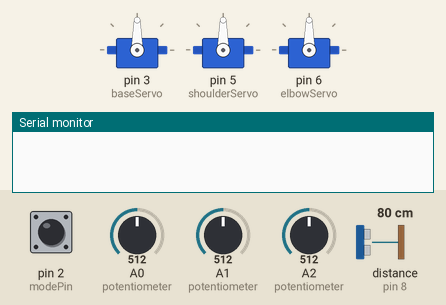
Recording of a sketch running on a simulated Arduino Uno, built with avr-gcc and run on an emulated ATmega328P. Parts: 3 × servo, the last lines printed to the serial monitor. Inputs (shaded band) come from the test bench; at power-on: pin 2 (modePin) LOW, A0 (potentiometer) = 512, A1 (potentiometer) = 512, A2 (potentiometer) = 512, distance to the obstacle (sensor on pin 8) 80 cm. The echo pulse lasts 58.3 µs per cm.

Above: at 1.2 s.
1.3 s: pin 2 (modePin) pulled HIGH for 1 s
3.8 s: A0 (potentiometer) set to 716
At 4.6 s:
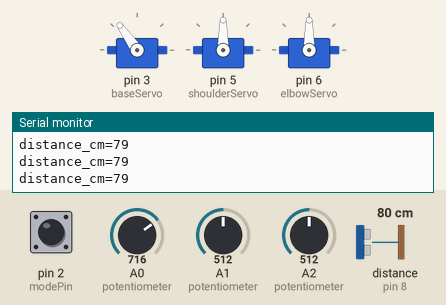
5.3 s: A1 (potentiometer) set to 716
At 6.5 s:
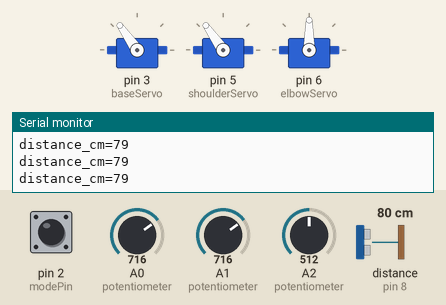
6.8 s: A2 (potentiometer) set to 716
At 8.0 s:
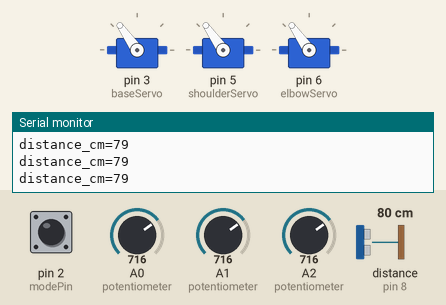
8.3 s: pin 2 (modePin) pulled HIGH for 0.15 s
9.9 s: A0 (potentiometer) set to 992
At 11.2 s:
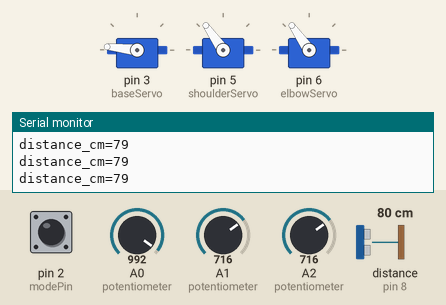
Timing chart, 0 to 12.4 s (numbered marks = the images above; inputs shaded):
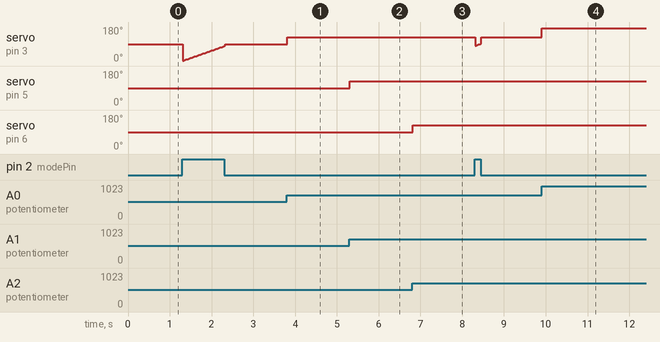

The sketch:

sketch.ino
```cpp
// AEP capstone: three-joint robotic arm with manual and autonomous modes.
#include <Servo.h> // Include Arduino's built-in Servo library.
Servo baseServo; // Servo for the rotating base.
Servo shoulderServo; // Servo for the shoulder joint.
Servo elbowServo; // Servo for the elbow joint.
const byte trigPin = 7; // Four-pin HC-SR04 trigger pin.
const byte echoPin = 8; // Four-pin HC-SR04 echo pin.
const byte buzzerPin = 4; // Buzzer output pin.
const byte modePin = 2; // Slide switch input, using INPUT_PULLUP.
const int nearThresholdCm = 20; // A valid object closer than this triggers the action.
int sweepPosition = 0; // Current base search angle.
int sweepDirection = 1; // Positive or negative direction for the base sweep.
long readDistanceCm() { // Return approximate distance or -1 if no echo arrives.
  digitalWrite(trigPin, LOW); // Start with trigger low.
  delayMicroseconds(2); // Allow the trigger line to settle.
  digitalWrite(trigPin, HIGH); // Start the sensor trigger pulse.
  delayMicroseconds(10); // Hold the trigger pulse for 10 microseconds.
  digitalWrite(trigPin, LOW); // End the trigger pulse.
  unsigned long echoTimeUs = pulseIn(echoPin, HIGH, 30000UL); // Read echo duration with a maximum wait.
  if (echoTimeUs == 0) { // Check whether the sensor timed out.
    return -1; // Mark the distance as unknown.
  } // End timeout check.
  return (long)(echoTimeUs * 0.0343f / 2.0f); // Convert round-trip echo duration to centimetres.
} // End distance-reading function.
void manualMode() { // Control each arm joint from its own potentiometer.
  int baseAngle = map(analogRead(A0), 0, 1023, 0, 180); // Map A0 to the base angle.
  int shoulderAngle = map(analogRead(A1), 0, 1023, 0, 180); // Map A1 to the shoulder angle.
  int elbowAngle = map(analogRead(A2), 0, 1023, 0, 180); // Map A2 to the elbow angle.
  baseServo.write(baseAngle); // Command the base joint.
  shoulderServo.write(shoulderAngle); // Command the shoulder joint.
  elbowServo.write(elbowAngle); // Command the elbow joint.
  delay(15); // Give the servos time to respond before reading again.
} // End manual mode function.
void autonomousMode() { // Search with the base and act on nearby objects.
  long distanceCm = readDistanceCm(); // Read current sensor distance.
  if (distanceCm < 0) { // Handle a missing echo safely.
    noTone(buzzerPin); // Do not alarm for an unknown measurement.
    Serial.println("No echo; autonomous search continues."); // Report the sensor timeout.
  } else { // Process a valid measurement.
    Serial.print("distance_cm="); // Print a clear distance label.
    Serial.println(distanceCm); // Print the measured centimetres.
  } // End valid/invalid measurement choice.
  if (distanceCm >= 0 && distanceCm < nearThresholdCm) { // Act only on a valid object inside 20 cm.
    tone(buzzerPin, 1000, 300); // Sound a short detection alert.
    shoulderServo.write(120); // Move shoulder to the reach position.
    elbowServo.write(60); // Move elbow to the reach position.
    delay(600); // Allow the reach pose to complete.
    shoulderServo.write(60); // Move shoulder to the return position.
    elbowServo.write(120); // Move elbow to the return position.
    delay(600); // Allow the return pose to complete.
  } else { // No valid nearby object was detected.
    noTone(buzzerPin); // Keep the buzzer silent while searching.
    sweepPosition += 2 * sweepDirection; // Advance the base scan by two degrees.
    if (sweepPosition >= 180) { // Check the upper sweep limit.
      sweepPosition = 180; // Clamp the position to the servo range.
      sweepDirection = -1; // Reverse the scan direction.
    } else if (sweepPosition <= 0) { // Check the lower sweep limit.
      sweepPosition = 0; // Clamp the position to the servo range.
      sweepDirection = 1; // Reverse the scan direction.
    } // End sweep boundary handling.
    baseServo.write(sweepPosition); // Command the base search angle.
    delay(20); // Allow the base servo to move between scan steps.
  } // End detect/search choice.
} // End autonomous mode function.
void setup() { // Configure hardware once at startup.
  baseServo.attach(3); // Attach base servo to D3.
  shoulderServo.attach(5); // Attach shoulder servo to D5.
  elbowServo.attach(6); // Attach elbow servo to D6.
  pinMode(trigPin, OUTPUT); // Configure sensor trigger output.
  pinMode(echoPin, INPUT); // Configure sensor echo input.
  pinMode(buzzerPin, OUTPUT); // Configure buzzer output.
  pinMode(modePin, INPUT_PULLUP); // Use the Uno's internal pullup for the mode switch.
  Serial.begin(9600); // Start serial status output.
  baseServo.write(90); // Start the base near its middle position.
  shoulderServo.write(90); // Start the shoulder near its middle position.
  elbowServo.write(90); // Start the elbow near its middle position.
} // End setup.
void loop() { // Select the operating mode continuously.
  bool manualSelected = digitalRead(modePin) == LOW; // LOW means the switch connects D2 to GND for manual mode.
  if (manualSelected) { // Check whether manual mode is selected.
    manualMode(); // Let potentiometers control all three joints.
  } else { // The switch is open and the pullup reads HIGH.
    autonomousMode(); // Search for an object and perform the programmed action.
  } // End mode selection.
} // End loop.
```

Measured:
- after the input at 3.8 s, servo on pin 3 (baseServo): 90° → 125° at once
- after the input at 5.3 s, servo on pin 5 (shoulderServo): 90° → 125° at once
- after the input at 6.8 s, servo on pin 6 (elbowServo): 90° → 125° at once
- after the input at 9.9 s, servo on pin 3 (baseServo): 125° → 174° at once
